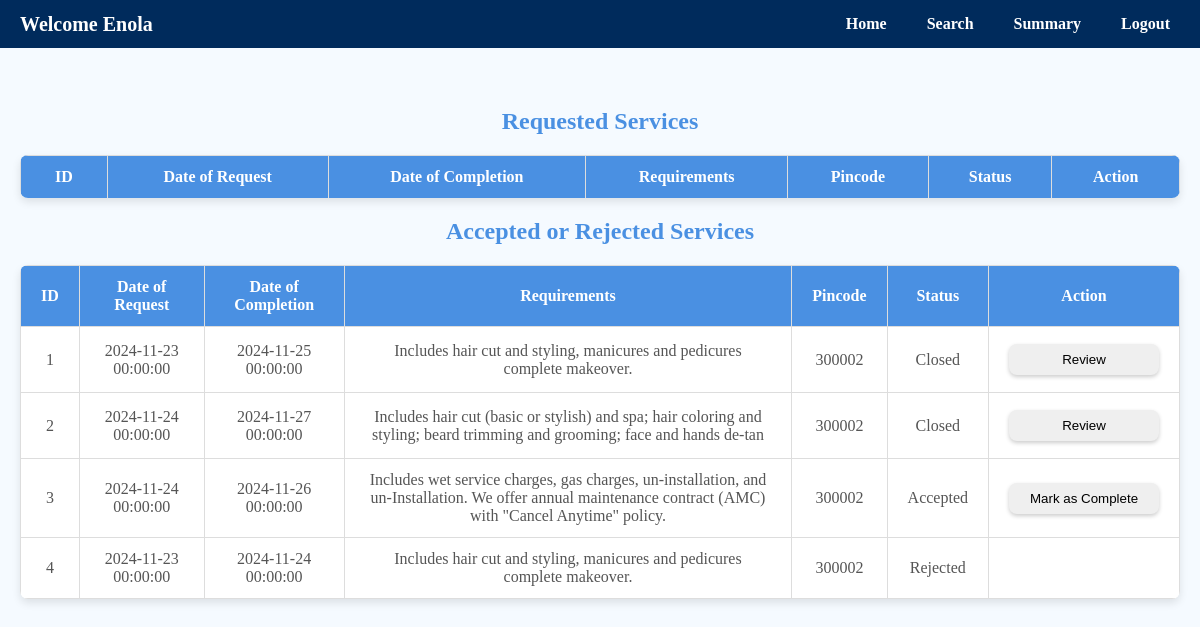
Page /pro_home (signed in) on the committed database.
### backend/models.py (models this page shows)
class User(db.Model, UserMixin):
    id = db.Column(db.Integer, primary_key=True)
    name = db.Column(db.String(64), nullable=False)
    email = db.Column(db.String(64), unique=True, nullable=False)
    contact_num = db.Column(db.String(15), nullable=False)
    address = db.Column(db.String(256), nullable=False)
    pincode = db.Column(db.Integer, nullable=False)
    password = db.Column(db.String(128), nullable=False)
    role = db.Column(db.String(30), nullable=False)
    service_type = db.Column(db.String(64), nullable=True)
    experience = db.Column(db.Integer, nullable=True)
    regn_status = db.Column(db.Boolean, nullable=False, default=False)
    flag = db.Column(db.Boolean, default=False)
    block = db.Column(db.Boolean, default=False)
    services = db.relationship('Service', backref='professional', cascade="all,delete", lazy=True)
    customer_requests = db.relationship('ServiceRequest', backref='customer', cascade="all,delete",
                                        lazy=True, foreign_keys='ServiceRequest.customer_id')
    professional_requests = db.relationship('ServiceRequest', backref='professional', cascade="all,delete",
                                            lazy=True, foreign_keys='ServiceRequest.professional_id')

class ServiceRequest(db.Model):
    id = db.Column(db.Integer, primary_key=True)
    service_id = db.Column(db.Integer, db.ForeignKey('service.id'), nullable=False)
    customer_id = db.Column(db.Integer, db.ForeignKey('user.id'), nullable=False)
    professional_id = db.Column(db.Integer, db.ForeignKey('user.id'), nullable=False)
    date_of_request = db.Column(db.DateTime, nullable=True)
    date_of_completion = db.Column(db.DateTime, nullable=True)
    requirements = db.Column(db.Text, nullable=False)
    payment_amount = db.Column(db.Float, nullable=False)
    service_status = db.Column(db.String(10), nullable=False,
                               default="Requested")  #"Requested" or "Assigned" or "Closed"
    messages = db.Column(db.Text, nullable=True)
    pincode = db.Column(db.Integer, nullable=False)

### app.py (the view)
@app.route("/pro_home", methods = ["GET","POST"])
@login_required
def pro_home():
    services =  ServiceRequest.query.all()
    return render_template("pro_home.html", services = services,
                           name = current_user.name)

### app.py (called while the page is built)
def init_app():
    app = Flask(__name__)
    app.config['SQLALCHEMY_DATABASE_URI'] = 'sqlite:///site.sqlite3'
    app.config['SQLALCHEMY_TRACK_MODIFICATIONS'] = False
    app.secret_key = 'your_secret_key'  # Required for using flash messages
    login_manager = LoginManager()
    login_manager.init_app(app)
    login_manager.login_view = 'login'  # Specify the login view
    @login_manager.user_loader
    def load_user(user_id):
        return User.query.get(int(user_id))
    app.debug = True
    db.init_app(app)
    print("Application Started!")
    return app

### templates/pro_home.html (shortened to what this page needs)
<!DOCTYPE html>
<html lang="en">
<head>
</head>
<body>
    <div class="navbar">
        <div class="title">Welcome {{name}}</div>
        <div class="menu">
            <a href="{{url_for('pro_home')}}">Home</a>
            <a href="{{url_for('pro_search')}}">Search</a>
            <a href="{{url_for('pro_summary')}}">Summary</a>
            <a href="{{url_for('logout')}}">Logout</a>
        </div>
    </div>
    <div class="main-content">
        <h2>Requested Services</h2>
        <table>
            <thead>
                <tr>
                    <th>ID</th>
                    <th>Date of Request</th>
                    <th>Date of Completion</th>
                    <th>Requirements</th>
                    <th>Pincode</th>
                    <th>Status</th>
                    <th>Action</th>
                </tr>
            </thead>
        </table>
        <h2>Accepted or Rejected Services</h2>
        <table>
            <thead>
                <tr>
                    <th>ID</th>
                    <th>Date of Request</th>
                    <th>Date of Completion</th>
                    <th>Requirements</th>
                    <th>Pincode</th>
                    <th>Status</th>
                    <th>Action</th>
                </tr>
            </thead>
            <tbody>
                {% for service_request in services %}
                <tr>
                    {% if service_request.service_status != 'Requested' %}
                    <td>{{service_request.id}}</td>
                    <td>{{service_request.date_of_request}}</td>
                    <td>{{service_request.date_of_completion}}</td>
                    <td>{{service_request.requirements}}</td>
                    <td>{{service_request.pincode}}</td>
                    <td>{{service_request.service_status}}</td>
                    <td class="action-column">
                        {% if service_request.service_status == 'Accepted' %}
                        <form action="{{url_for('pro_complete',service_id = service_request.id)}}" method="POST">
                            <button type="submit" class="btn btn-success btn-sm">Mark as Complete</button>
                        </form>
                        {% endif %}
                        {% if service_request.service_status == 'Closed' %}
                        <form action="{{url_for('pro_serv_review')}}" method="GET">
                            <button type="submit" class="btn btn-success btn-sm">Review</button>
                        </form>
                        {% endif %}
                        {% endif %}
                    </td>
                </tr>
                {% endfor %}
            </tbody>
        </table>
    </div>
</body>
</html>

### templates/pro_home.html (style rules this page uses)
body { font-family: Georgia, Times, 'Times New Roman', serif; margin: 0; padding: 0; background-color: #f5faff; color: #333; }
.navbar { background-color: #002b5c; color: white; display: flex; justify-content: space-between; align-items: center; padding: 10px 20px; }
.navbar .title { font-size: 20px; font-weight: bold; color: white; }
.navbar .menu { display: flex; gap: 20px; }
.navbar .menu a { color: white; text-decoration: none; font-size: 16px; padding: 5px 10px; font-weight: bold; }
.main-content { padding: 20px; text-align: center; margin-top: 20px; }
h2 { color: #4a90e2; margin-bottom: 20px; }
table { width: 100%; border-collapse: collapse; margin: 20px 0; background-color: #fff; box-shadow: 0 4px 8px rgba(0, 0, 0, 0.1); border-radius: 8px; overflow: hidden; }
th, td { padding: 12px 20px; border: 1px solid #ddd; text-align: center; color: #555; }
th { background-color: #4a90e2; color: white; font-weight: bold; }
.btn { border: none; padding: 8px 16px; border-radius: 8px; cursor: pointer; transition: background-color 0.3s; margin: 5px 0; }
.action-column { width: 150px; }
.action-column .btn { width: 100%; box-shadow: 0 2px 4px rgba(0, 0, 0, 0.2); }

### rows in the picture
User: name "Enola"
ServiceRequest: id "1", date_of_request "2024-11-23 00:00:00", date_of_completion "2024-11-25 00:00:00", requirements "Includes hair cut and styling, manicures and pedicures complete makeover.", pincode "300002", service_status "Closed"
ServiceRequest: id "2", date_of_request "2024-11-24 00:00:00", date_of_completion "2024-11-27 00:00:00", requirements "Includes hair cut (basic or stylish) and spa; hair coloring and styling; beard trimming and grooming; face and hands de-tan", pincode "300002", service_status "Closed"
ServiceRequest: id "3", date_of_request "2024-11-24 00:00:00", date_of_completion "2024-11-26 00:00:00", requirements "Includes wet service charges, gas charges, un-installation, and un-Installation. We offer annual maintenance contract (AMC) with \"Cancel Anytime\" policy.", pincode "300002", service_status "Accepted"
ServiceRequest: id "4", date_of_request "2024-11-23 00:00:00", date_of_completion "2024-11-24 00:00:00", requirements "Includes hair cut and styling, manicures and pedicures complete makeover.", pincode "300002", service_status "Rejected"
